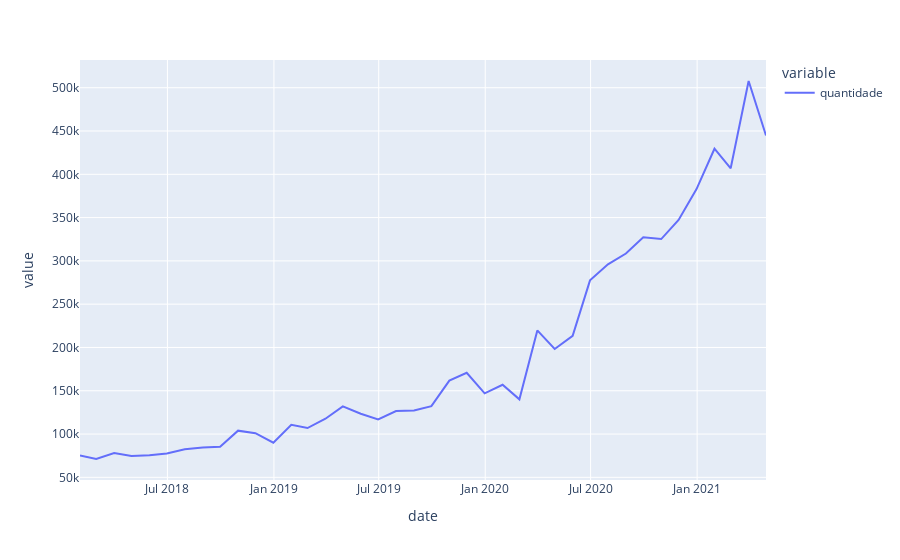

The cell this chart's notebook holds for it:
### Code cell
fig = px.line(frequency_per_month)
fig
